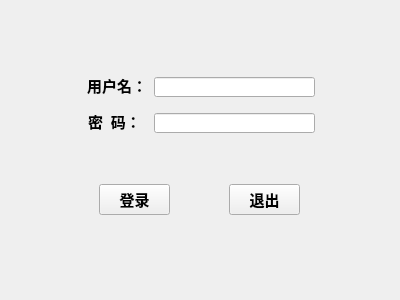
<?xml version="1.0" encoding="UTF-8"?>
<ui version="4.0">
 <class>Login</class>
 <widget class="QWidget" name="Login">
  <property name="geometry">
   <rect>
    <x>0</x>
    <y>0</y>
    <width>400</width>
    <height>300</height>
   </rect>
  </property>
  <property name="windowTitle">
   <string>Form</string>
  </property>
  <widget class="QLabel" name="label">
   <property name="geometry">
    <rect>
     <x>87</x>
     <y>75</y>
     <width>61</width>
     <height>21</height>
    </rect>
   </property>
   <property name="font">
    <font>
     <family>幼圆</family>
     <pointsize>11</pointsize>
     <weight>75</weight>
     <bold>true</bold>
    </font>
   </property>
   <property name="text">
    <string>用户名：</string>
   </property>
  </widget>
  <widget class="QLabel" name="label_2">
   <property name="geometry">
    <rect>
     <x>88</x>
     <y>111</y>
     <width>61</width>
     <height>21</height>
    </rect>
   </property>
   <property name="font">
    <font>
     <family>幼圆</family>
     <pointsize>11</pointsize>
     <weight>75</weight>
     <bold>true</bold>
    </font>
   </property>
   <property name="text">
    <string>密  码：</string>
   </property>
  </widget>
  <widget class="QLineEdit" name="lineEdit">
   <property name="geometry">
    <rect>
     <x>154</x>
     <y>77</y>
     <width>161</width>
     <height>20</height>
    </rect>
   </property>
  </widget>
  <widget class="QLineEdit" name="lineEdit_2">
   <property name="geometry">
    <rect>
     <x>154</x>
     <y>113</y>
     <width>161</width>
     <height>20</height>
    </rect>
   </property>
   <property name="echoMode">
    <enum>QLineEdit::Password</enum>
   </property>
  </widget>
  <widget class="QPushButton" name="LoginBtn">
   <property name="geometry">
    <rect>
     <x>99</x>
     <y>184</y>
     <width>71</width>
     <height>31</height>
    </rect>
   </property>
   <property name="font">
    <font>
     <family>幼圆</family>
     <pointsize>11</pointsize>
     <weight>75</weight>
     <bold>true</bold>
    </font>
   </property>
   <property name="text">
    <string>登录</string>
   </property>
  </widget>
  <widget class="QPushButton" name="ExitBtn">
   <property name="geometry">
    <rect>
     <x>229</x>
     <y>184</y>
     <width>71</width>
     <height>31</height>
    </rect>
   </property>
   <property name="font">
    <font>
     <family>幼圆</family>
     <pointsize>11</pointsize>
     <weight>75</weight>
     <bold>true</bold>
    </font>
   </property>
   <property name="text">
    <string>退出</string>
   </property>
  </widget>
 </widget>
 <resources/>
 <connections>
  <connection>
   <sender>ExitBtn</sender>
   <signal>clicked()</signal>
   <receiver>Login</receiver>
   <slot>close()</slot>
   <hints>
    <hint type="sourcelabel">
     <x>264</x>
     <y>195</y>
    </hint>
    <hint type="destinationlabel">
     <x>359</x>
     <y>153</y>
    </hint>
   </hints>
  </connection>
 </connections>
</ui>
